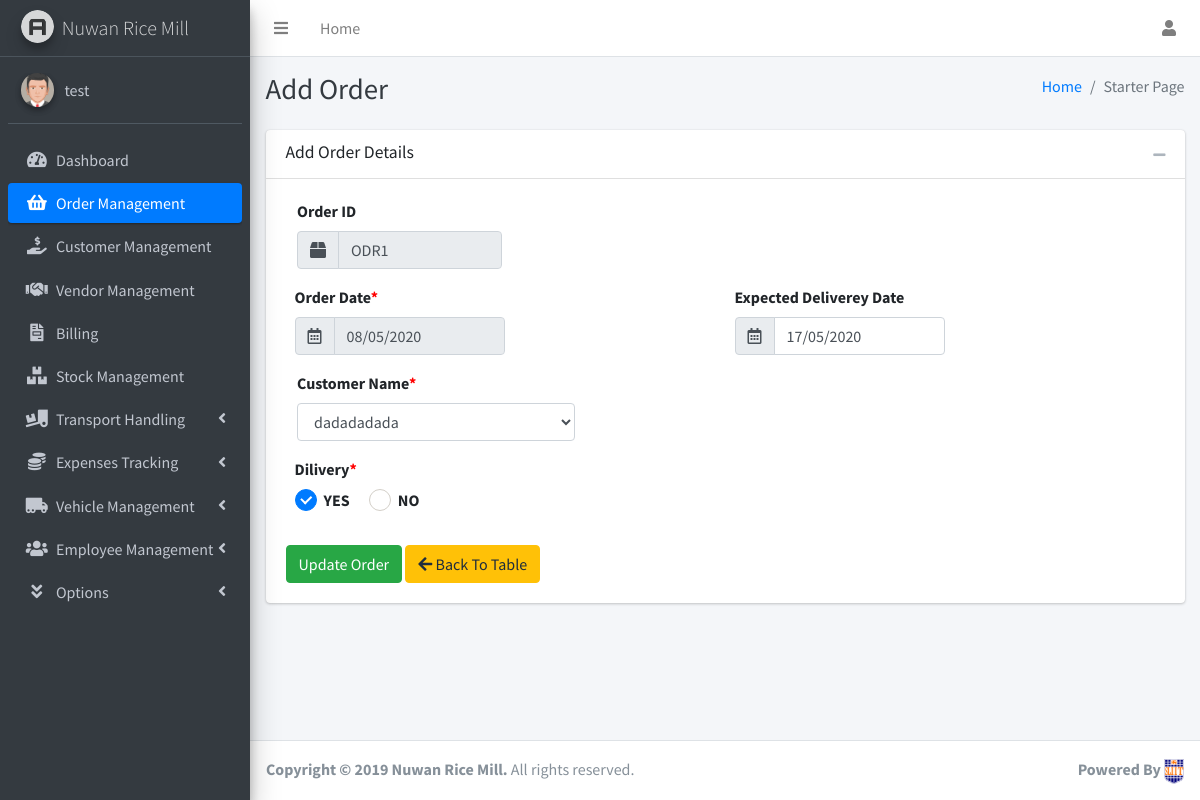
The app's page /Order/OrdereDetails.php?oid=12 (signed in) with its own data.
### tables this page shows
CREATE TABLE `orderm` (
  `OrderM_ID` int(11) NOT NULL,
  `Order_ID` varchar(50) NOT NULL,
  `customerID` int(11) NOT NULL,
  `Order_Date` varchar(50) NOT NULL,
  `Order_D_Date` varchar(50) NOT NULL,
  `D_Status` varchar(10) NOT NULL,
  `t_status` varchar(2) NOT NULL DEFAULT '0',
  `t_d_status` int(2) NOT NULL DEFAULT '0'
);

CREATE TABLE `customer` (
  `customerID` int(11) NOT NULL,
  `CusID` varchar(50) NOT NULL,
  `cName` varchar(100) NOT NULL,
  `cMNumber` varchar(10) NOT NULL,
  `cLNumber` varchar(10) DEFAULT NULL,
  `cEmail` varchar(150) DEFAULT NULL,
  `cAddress` varchar(250) NOT NULL,
  `cCity` varchar(50) NOT NULL,
  `cDistrict` varchar(50) NOT NULL
);

### Order/OrdereDetails.php (the view, shortened to what the rows shown need)
<?php
include '../inc/dbconnect.php';
if (isset($_GET['oid'])) {
    $ID = mysqli_real_escape_string($con, $_GET['oid']);
    $sql = "SELECT o.Order_ID,o.customerID,o.Order_Date,o.Order_D_Date,o.D_Status,c.cName FROM orderm o,customer c WHERE o.customerID = c.customerID AND OrderM_ID='$ID'";
    $result = mysqli_query($con, $sql);
    if ($result) {
        if (mysqli_num_rows($result) == 1) {
            $row = mysqli_fetch_assoc($result);
            $orderID = $row['Order_ID'];
            $date = $row['Order_Date'];
            $ddate = $row['Order_D_Date'];
            $cusID = $row['customerID'];
            $cusName = $row['cName'];
        } else {
            header("Location: OrderTable.php?error=notfound");
            exit();
        }
    } else {
        header("Location: OrderTable.php?error=SQLError");
        exit();
    }
}
?>
<!DOCTYPE html>
<html lang="en">
<head>
    <link rel="stylesheet" href="../dist/css/customCSS.css">
    <link rel="stylesheet" href="../plugins/overlayScrollbars/css/OverlayScrollbars.min.css">
    <link rel="stylesheet" href="../plugins/icheck-bootstrap/icheck-bootstrap.min.css">
    <link rel="stylesheet" href="../plugins/fontawesome-free/css/all.min.css">
    <link rel="stylesheet" href="../dist/css/adminlte.min.css">
    <link rel="stylesheet" href="../plugins/datatables-bs4/css/dataTables.bootstrap4.css">
    <link rel="stylesheet" href="../form-validator/theme-default.min.css">
    <link rel="stylesheet" href="../sweetalert/sweetalert2.min.css">
    <link rel="stylesheet" href="../date-picker/bootstrap-datepicker.css">
</head>
<body class="hold-transition sidebar-mini layout-fixed layout-navbar-fixed layout-footer-fixed">
    <div class="wrapper">
        <div class="content-wrapper">
            <div class="content-header">
                <div class="container-fluid">
                    <div class="row mb-2">
                        <div class="col-sm-6">
                            <h1 class="m-0 text-dark">Add Order</h1>
                        </div>
                    </div>
                </div>
            </div>
            <div class="content">
                <div class="container-fluid">
                    <div class="row">
                        <div class="col-md-12">
                            <div class="card">
                                <div class="card-body">
                                    <form action="../inc/updateorder.php" method="POST">
                                        <div class="form-group col-md-3 ml-1">
                                            <div class="input-group">
                                                <div class="input-group-prepend">
                                                    <span class="input-group-text"><i class="fas fa-box"></i></span>
                                                </div>
                                                <?php
                                                if (isset($_GET['orid'])) {
                                                    $orid = $_GET['orid'];
                                                    echo '<input type="text" class="form-control" name="orderid" value="' . $orid . '" readonly>';
                                                } else {
                                                    echo '<input type="text" class="form-control" name="orderid" value="' . $orderID . '" readonly>';
                                                }
                                                ?>
                                            </div>
                                        </div>
                                        <div class="form-row ml-1">
                                            <div class="form-group col-md-3">
                                                <div class="input-group">
                                                    <div class="input-group-prepend">
                                                        <span class="input-group-text">
                                                        </span>
                                                    </div>
                                                    <?php
                                                    if (isset($_GET['ordate'])) {
                                                        $ordate = $_GET['ordate'];
                                                        echo '<input type="text" name="orderdate" class="form-control" value="' . $ordate . '" readonly>';
                                                    } else {
                                                        echo ' <input type="text" name="orderdate" class="form-control" value="' . $date . '" readonly>';
                                                    }
                                                    ?>
                                                </div>
                                            </div>
                                            <div class="form-group col-md-3 ">
                                                <div class="input-group date" data-provide="datepicker">
                                                    <div class="input-group-prepend">
                                                        <span class="input-group-text">
                                                        </span>
                                                    </div>
                                                    <?php
                                                    if (isset($_GET['delidate'])) {
                                                        $delidate = $_GET['delidate'];
                                                        echo '<input type="text" name="diliverydate" class="form-control" autocomplete="off" value="' . $delidate . '">';
                                                    } else {
                                                        echo '<input type="text" name="diliverydate" class="form-control" autocomplete="off" value="' . $ddate . '">';
                                                    }
                                                    ?>
                                                </div>
                                            </div>
                                        </div>
                                        <div class="form-group col-md-4 ml-1">
                                            <label>Customer Name<span class="requiredIcon" style="color:red;">*</span></label>
                                            <select name="cusId" id="expensegroup" class="form-control">
                                                <?php
                                                if (isset($_GET['cumid'])) {
                                                    echo '<option selected disabled>Select Customer</option>';
                                                    $query = "SELECT customerID,cName FROM customer";
                                                    $results = mysqli_query($con, $query);
                                                    while ($group = mysqli_fetch_assoc($results)) {
                                                        echo '<option value="' . $group["customerID"] . '">' . $group["cName"] . '</option>';
                                                    }
                                                } else {
                                                    echo '<option selected value="' . $cusID . '">' . $cusName . '</option>';
                                                }
                                                ?>
                                            </select>
                                        </div>
                                    </form>
                                </div>
                            </div>
                        </div>
                    </div>
                </div>
            </div>
        </div>
    </div>
</body>
</html>

### records on screen
orderm: orderid "ODR1", orderdate "08/05/2020", diliverydate "17/05/2020", cusId "dadadadada"

### other values on screen
$_SESSION['username'] "test"
